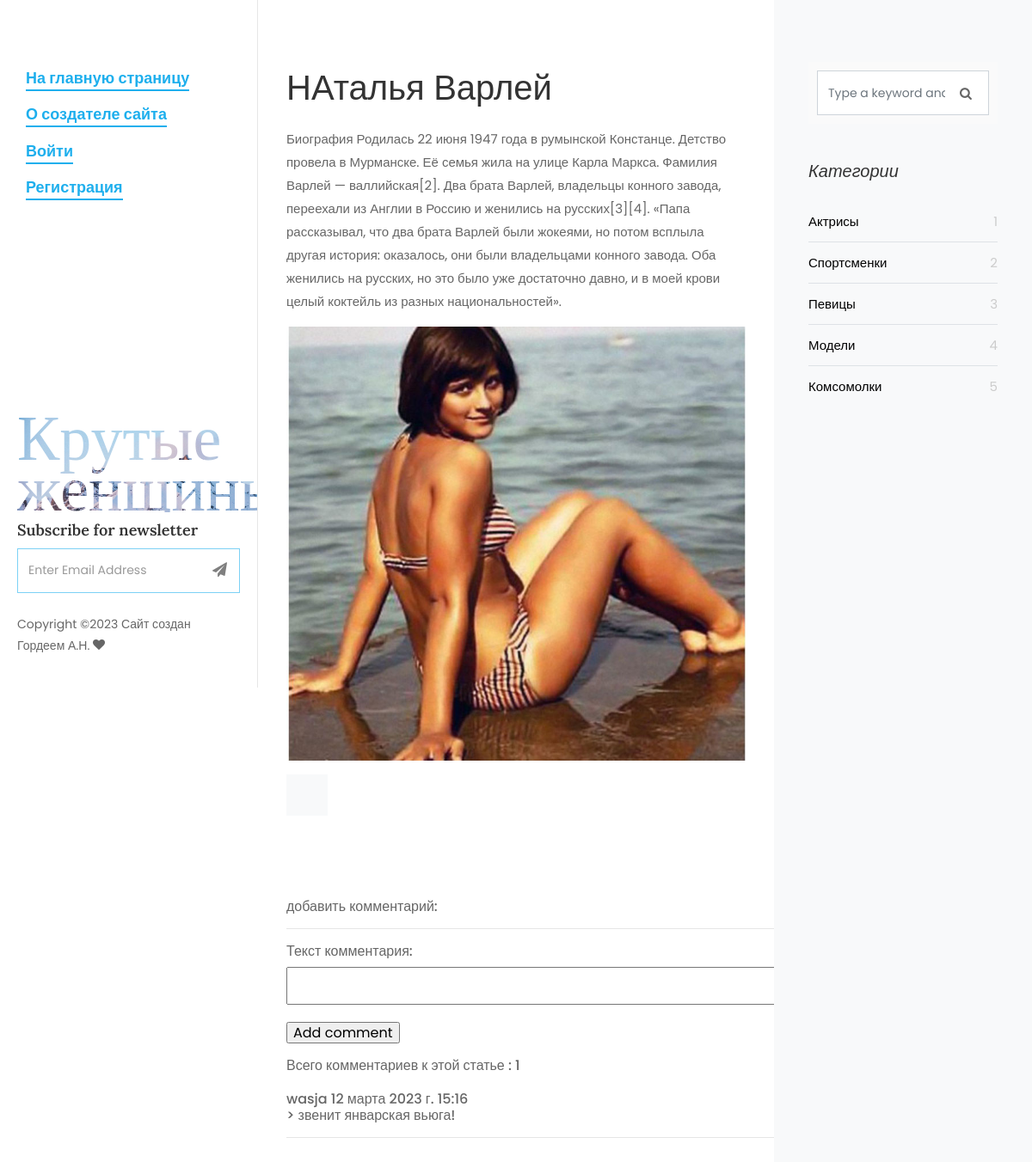
The app's page /post/natalya-varlej/, older data.
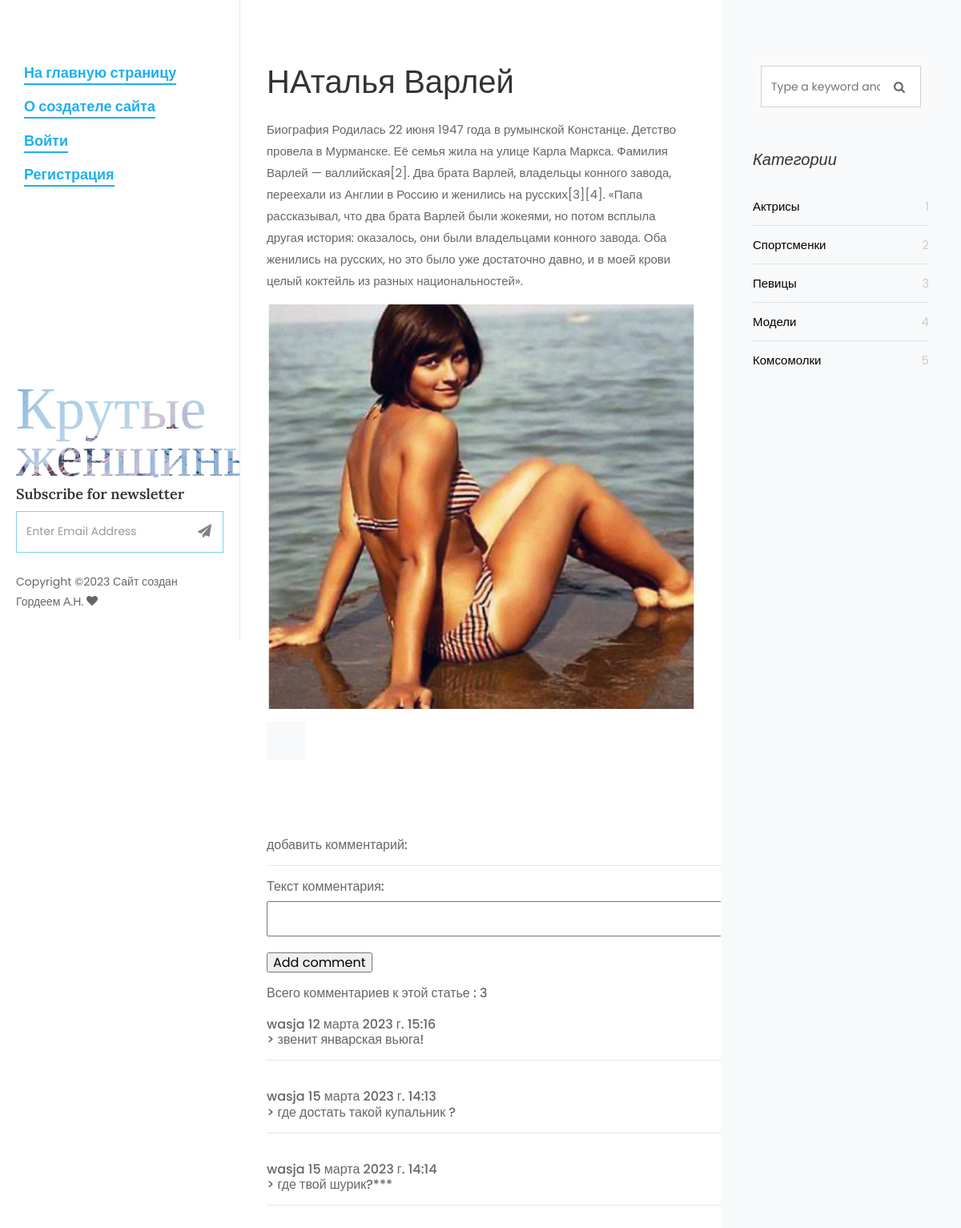
The same page, newer data.
### women/models.py (models this page shows, shortened)
class Women(models.Model):
    objects = None
    title = models.CharField(max_length=255, verbose_name='Заголовок')
    content = models.TextField(blank=True)
    photo = models.ImageField(upload_to="photos/%Y/%m/%d/")
    time_create = models.DateTimeField(auto_now_add=True)
    slug = models.SlugField(max_length=250, unique= True, db_index= True, verbose_name= "URL")
    time_update = models.DateTimeField(auto_now=True)
    is_published = models.BooleanField(default=True)
    cat = models.ForeignKey('Category', on_delete=models.PROTECT, )
    class Meta:
        verbose_name_plural = 'Известные женщины'
        ordering = ('cat', 'title')

class Comments(models.Model):
    article = models.ForeignKey(Women, on_delete=models.CASCADE, verbose_name='Статья', blank=True, null=True,
                                related_name='comments_articles')
    author = models.ForeignKey(User, on_delete=models.CASCADE, verbose_name='Автор комментария', blank=True, null=True)
    create_date = models.DateTimeField(auto_now=True)
    text = models.TextField(verbose_name='Текст комментария')
    status = models.BooleanField(verbose_name='Видимость статьи', default=False)

class Category(models.Model):
    name = models.CharField(max_length=100, db_index=True)
    slug = models.SlugField(max_length=250, unique=True, db_index=True, verbose_name='URL')
    class Meta:
        verbose_name_plural = 'Категории'
    def get_absolute_url(self):
        return reverse('category', kwargs={'cat_slug': self.slug})

### women/views.py (the view, shortened to what this page needs)
# urls.py: path('post/<slug:post_slug>/', ShowPost.as_view(), name='post'),
class ShowPost(DataMixin, FormMixin, DetailView):
    model = Women
    template_name = 'women/single.html'
    slug_url_kwarg = 'post_slug'
    context_object_name = 'post'
    form_class = CommentForm
    def post(self, request, *args, **kwargs):
        form = self.get_form()
        if form.is_valid():
            return self.form_valid(form)
        else:
            return self.form_invalid(form)
    def get_context_data(self, *, object_list=None, **kwargs):
        context = super().get_context_data(**kwargs)
        context['menu'] = menu
        context['cats'] = Category.objects.all()
        return context

### women/forms.py
class CommentForm(forms.ModelForm):
    class Meta:
        model = Comments
        fields = ('text',)
    def __init__(self,*args,**kwargs):
        super().__init__(*args,**kwargs)
        for field in self.fields:
            self.fields[field].widget.attrs['class'] = 'form-control'
        self.fields['text'].widget = Textarea(attrs={'rows':2})

### women/templates/women/single.html (shortened to what this page needs)
{% load static %}
<!DOCTYPE html>
<html lang="en">
  <head>
    <link rel="stylesheet" href="{% static 'css/open-iconic-bootstrap.min.css' %}">
    <link rel="stylesheet" href="{% static 'css/animate.css' %}">
    <link rel="stylesheet" href="{% static 'css/owl.carousel.min.css' %}">
    <link rel="stylesheet" href="{% static 'css/owl.theme.default.min.css' %}">
    <link rel="stylesheet" href="{% static 'css/magnific-popup.css' %}">
    <link rel="stylesheet" href="{% static 'css/aos.css' %}">
    <link rel="stylesheet" href="{% static 'css/ionicons.min.css' %}">
    <link rel="stylesheet" href="{% static 'css/bootstrap-datepicker.css' %}">
    <link rel="stylesheet" href="{% static 'css/jquery.timepicker.css' %}">
    <link rel="stylesheet" href="{%  static 'css/flaticon.css' %}">
    <link rel="stylesheet" href="{% static 'css/icomoon.css' %}">
    <link rel="stylesheet" href="{% static 'css/style.css' %}">
  </head>
  <body>
	{% include 'women/side-header.html' %}
		<div id="colorlib-main">
			<section class="ftco-section ftco-no-pt ftco-no-pb">
	    	<div class="container">
	    		<div class="row d-flex">
	    			<div class="col-lg-8 px-md-5 py-5">
	    				<div class="row pt-md-4">
	    					<h1 class="mb-3">{{  post.title }} </h1>
		            <p>{{ post.content }}</p>
		            <p>
		              <img src="{{ post.photo.url }}" alt="" class="img-fluid">
		            </p>
		            <div class="about-author d-flex p-4 bg-light">
		            </div>
		            <div class="pt-5 mt-5">
		              <h6 class="mb-3">
						  <p>
							  добавить комментарий:
						  <hr>
						  <form action="."  method="post">
						  		{{ form.as_p }}
							  <p><input type="submit" value="Add comment"></p>
							  Всего комментариев к  этой статье : {{ post.comments_articles.all.count }}
							  {% for item in  post.comments_articles.all %}
							  <ul class="comment-list" >
								  <br>{{ item.author }} {{ item.create_date }}
							  <li   class="comment">> {{ item.text }} </li>
							  </ul>
							  <br>
							  <hr>
							  {% endfor %}
						  </form>
					  </h6>
		            </div>
			    		</div>
			    	</div>
	    			<div class="col-lg-4 sidebar ftco-animate bg-light pt-5">
	            <div class="sidebar-box pt-md-4">
	              <form action="#" class="search-form">
	                <div class="form-group">
	                  <span class="icon icon-search"></span>
	                  <input type="text" class="form-control" placeholder="Type a keyword and hit enter">
	                </div>
	              </form>
	            </div>
	            <div class="sidebar-box ftco-animate">
					<h3 class="sidebar-heading">Категории </h3>
	              <ul class="categories">
					{% for cat in cats %}
	                <li><a href="{{ cat.get_absolute_url  }}"> {{ cat.name }}	 <span>  {{ cat.pk }} </span></a></li>
					  {% endfor %}
	              </ul>
	            </div>
	                </div>
	              </div>
	            </div>
	            </div>
	            <div class="sidebar-box ftco-animate">
	            	<h3 class="sidebar-heading">Archives</h3>
	            </div>
	          </div>
  </body>
</html>

### women/templates/women/side-header.html (shortened to what this page needs)
{% load static %}
<div id="colorlib-page">
		<aside id="colorlib-aside" role="complementary" class="js-fullheight">
			<nav id="colorlib-main-menu" role="navigation">
				<ul>
					{% if user.is_authenticated %}
							{% for m in menu|slice:":3" %}
										<li class="colorlib-active"><a href=" {% url m.url_name %} " > {{ m.title }} </a></li>
							{% endfor %}
										<li class="pfooter ">   на сайт вошёл :  {{ user.username}} </li>
					 {% else %}
						{% for m in menu|slice:"1:5" %}
									<li class="colorlib-active" ><a href=" {% url m.url_name %} " > {{ m.title }} </a></li>
					{% endfor %}
					{% endif %}
				</ul>
			</nav>
			<div class="colorlib-footer">
				<h1 id="colorlib-logo" class="mb-1"><a href="#" style="background-image: url('../static/images/bg_1.jpg');">Крутые <span> женщины </span></a></h1>
				<div class="mb-4">
					<h3>Subscribe for newsletter</h3>
					<form action="#" class="colorlib-subscribe-form">
            <div class="form-group d-flex">
            	<div class="icon"><span class="icon-paper-plane"></span></div>
              <input type="text" class="form-control" placeholder="Enter Email Address">
            </div>
          </form>
				</div>
				<p class="pfooter">
	  Copyright &copy;<script>document.write(new Date().getFullYear());</script> Сайт создан Гордеем А.Н.  <i class="icon-heart" aria-hidden="true"></i>
	  </p>
			</div>
          	</aside>

### women/static/css/icomoon.css (style rules this page uses)
[class^="icon-"], [class*=" icon-"] { font-family: 'icomoon' !important; speak: none; font-style: normal; font-weight: normal; font-variant: normal; text-transform: none; line-height: 1; -webkit-font-smoothing: antialiased; -moz-osx-font-smoothing: grayscale; }
.icon-search:before { content: "\f002"; }
.icon-heart:before { content: "\f004"; }
.icon-paper-plane:before { content: "\f1d8"; }

Row changes from the older to the newer data that the page shows:
computed for Women "НАталья Варлей": comments_articles.all.count "1" → "3"
added Comments: author "wasja", create_date "15 марта 2023 г. 14:13", text "где достать такой купальник ?"
added Comments: author "wasja", create_date "15 марта 2023 г. 14:14", text "где твой шурик?***"
